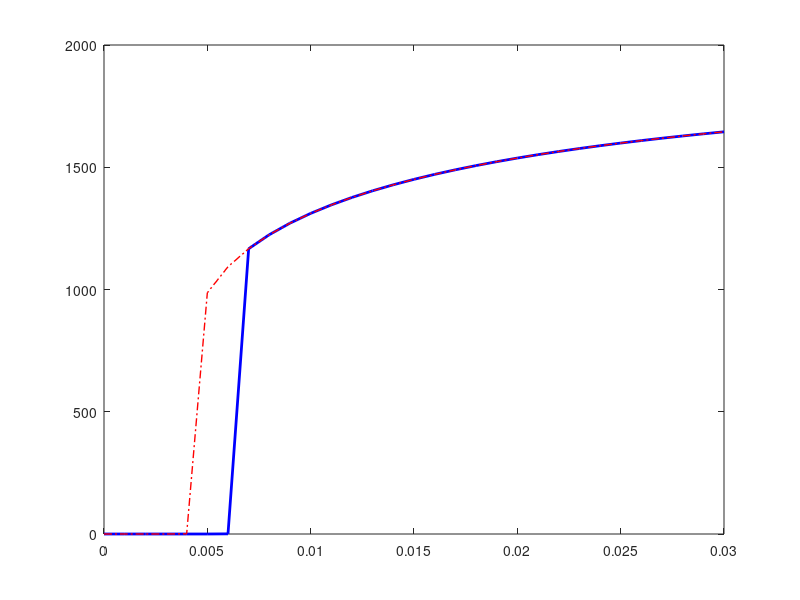

The MATLAB source for this figure: (Note: this script raises an error after producing the figure.)
clc;
clear;
load('data_beta1_N_2000_I_50_500_U.mat');
h1=plot(Beta11,Infect_11,'-b','linewidth',2);
hold on
h2=plot(Beta1,Infect,'-.r','linewidth',1);
hold on

load('dataChaosSimSIS_I_50_1.mat');
load('dataChaosSimSIS_I_50_2.mat');
load('dataChaosSimSIS_I_50_3.mat');
load('dataChaosSimSIS_I_50_4.mat');
load('dataChaosSimSIS_I_50_5.mat');
load('dataChaosSimSIS_I_50_6.mat');
load('dataChaosSimSIS_I_50_7.mat');
load('dataChaosSimSIS_I_50_8.mat');
load('dataChaosSimSIS_I_50_9.mat');
load('dataChaosSimSIS_I_50_10.mat');
load('dataChaosSimSIS_I_50_11.mat');
load('dataChaosSimSIS_I_50_12.mat');
load('dataChaosSimSIS_I_50_13.mat');
load('dataChaosSimSIS_I_50_14.mat');
load('dataChaosSimSIS_I_50_15.mat');
load('dataChaosSimSIS_I_50_16.mat');
load('dataChaosSimSIS_I_50_17.mat');
load('dataChaosSimSIS_I_50_18.mat');
load('dataChaosSimSIS_I_50_19.mat');
load('dataChaosSimSIS_I_50_20.mat');
Infect_average_50=[];
Infect_average_50=mean([Infect_I_50_1;Infect_I_50_2;Infect_I_50_3;Infect_I_50_4;Infect_I_50_5;Infect_I_50_6;Infect_I_50_7;Infect_I_50_8;Infect_I_50_9;Infect_I_50_10;Infect_I_50_11;Infect_I_50_12;Infect_I_50_13;Infect_I_50_14;Infect_I_50_15;Infect_I_50_16;Infect_I_50_17;Infect_I_50_18;Infect_I_50_19;Infect_I_50_20]);
h3=plot(Beta1,Infect_average_50,'b*','LineWidth',3);

load('dataChaosSimSIS_I_500_1.mat');
load('dataChaosSimSIS_I_500_2.mat');
load('dataChaosSimSIS_I_500_3.mat');
load('dataChaosSimSIS_I_500_4.mat');
load('dataChaosSimSIS_I_500_5.mat');
load('dataChaosSimSIS_I_500_6.mat');
load('dataChaosSimSIS_I_500_7.mat');
load('dataChaosSimSIS_I_500_8.mat');
load('dataChaosSimSIS_I_500_9.mat');
load('dataChaosSimSIS_I_500_10.mat');
load('dataChaosSimSIS_I_500_11.mat');
load('dataChaosSimSIS_I_500_12.mat');
load('dataChaosSimSIS_I_500_13.mat');
load('dataChaosSimSIS_I_500_14.mat');
load('dataChaosSimSIS_I_500_15.mat');
load('dataChaosSimSIS_I_500_16.mat');
load('dataChaosSimSIS_I_500_17.mat');
load('dataChaosSimSIS_I_500_18.mat');
load('dataChaosSimSIS_I_500_19.mat');
load('dataChaosSimSIS_I_500_20.mat');
load('dataChaosSimSIS_I_500_21.mat');
load('dataChaosSimSIS_I_500_22.mat');
load('dataChaosSimSIS_I_500_23.mat');
load('dataChaosSimSIS_I_500_24.mat');
load('dataChaosSimSIS_I_500_25.mat');
load('dataChaosSimSIS_I_500_26.mat');
load('dataChaosSimSIS_I_500_27.mat');
load('dataChaosSimSIS_I_500_28.mat');
load('dataChaosSimSIS_I_500_29.mat');
load('dataChaosSimSIS_I_500_30.mat');
load('dataChaosSimSIS_I_500_31.mat');
load('dataChaosSimSIS_I_500_32.mat');
load('dataChaosSimSIS_I_500_33.mat');
load('dataChaosSimSIS_I_500_34.mat');
load('dataChaosSimSIS_I_500_35.mat');
load('dataChaosSimSIS_I_500_36.mat');
load('dataChaosSimSIS_I_500_37.mat');
load('dataChaosSimSIS_I_500_38.mat');
load('dataChaosSimSIS_I_500_39.mat');
load('dataChaosSimSIS_I_500_40.mat');
Infect_average_500=[];
Infect_average_500=mean([Infect_I_500_1;Infect_I_500_2;Infect_I_500_3;Infect_I_500_4;Infect_I_500_5;Infect_I_500_6;Infect_I_500_7;Infect_I_500_8;Infect_I_500_9;Infect_I_500_10; ...
    Infect_I_500_11;Infect_I_500_12;Infect_I_500_13;Infect_I_500_14;Infect_I_500_15;Infect_I_500_16;Infect_I_500_17;Infect_I_500_18;Infect_I_500_19;Infect_I_500_20; ...
    Infect_I_500_21;Infect_I_500_22;Infect_I_500_23;Infect_I_500_24;Infect_I_500_25;Infect_I_500_26;Infect_I_500_27;Infect_I_500_28;Infect_I_500_29;Infect_I_500_30; ...
    Infect_I_500_31;Infect_I_500_32;Infect_I_500_33;Infect_I_500_34;Infect_I_500_35;Infect_I_500_36;Infect_I_500_37;Infect_I_500_38;Infect_I_500_39;Infect_I_500_40]);
h4=plot(Beta1,Infect_average_500,'r*','LineWidth',3);%Ëæ»úÄ£Äâ
legend([h1,h2,h3,h4],'I=50','I=500','MC I=50','MC I=500','Location','NorthWest');
xlabel('\beta_1');
ylabel('I');
%ÉèÖÃ±³¾°Í¸Ã÷
set(gca,'color','none');


